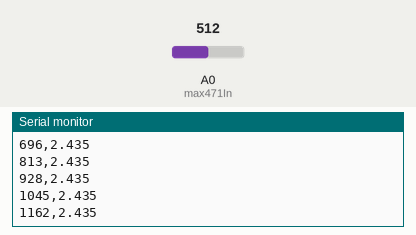
Bench run of a sketch on a simulated Arduino Uno, built with avr-gcc and run on an emulated ATmega328P. Parts: the last lines printed to the serial monitor. Inputs (shaded band) come from the test bench; at power-on: A0 (max471In) = 512.

Above: at 1.2 s.
1.3 s: A0 (max471In) set to 716
At 1.39 s:
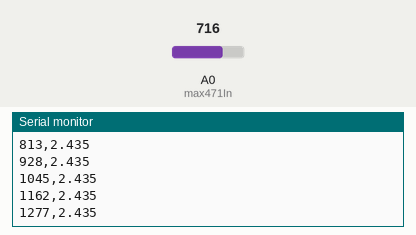
2.8 s: A0 (max471In) set to 900
At 2.91 s:
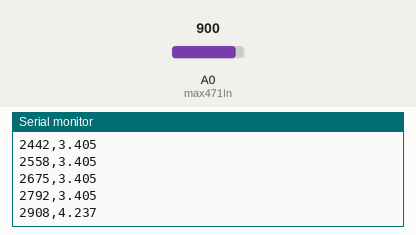
Timing chart, 0 to 5.8 s (numbered marks = the images above; inputs shaded):
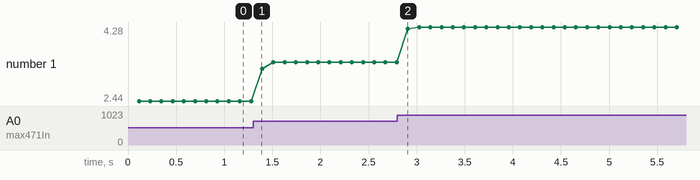

The sketch:

MAX471.ino
```cpp
const int max471In = A0;

int RawValue= 0;
float Current = 0;

void setup(){
  pinMode(max471In, INPUT);
  Serial.begin(115200);
}

void loop(){
  RawValue = analogRead(max471In);
  Current = (RawValue * 4.87 )/ 1024.0; // scale the ADC

  static float total = 0.0;
  static int counter = 0;

  total += Current;
  if(counter++ == 100)
  {
    total = total / counter;

    Serial.print(millis());
    Serial.print(",");
    Serial.print(total,3); //3 digits after decimal point
    Serial.println();

    counter = 0;
    total = 0.0;
  }

  delay(1);
}
```

Measured:
- plotted number 1: 2.44 → 3.4 after the input at 1.3 s
